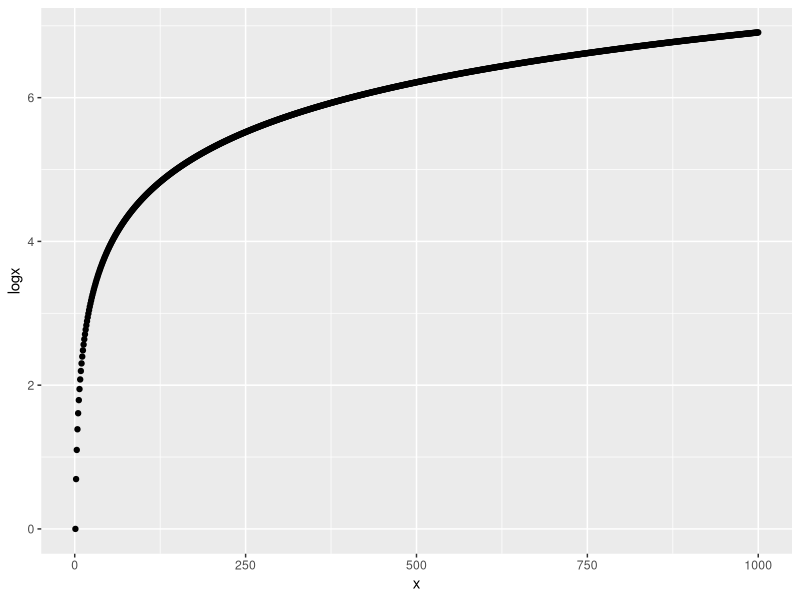
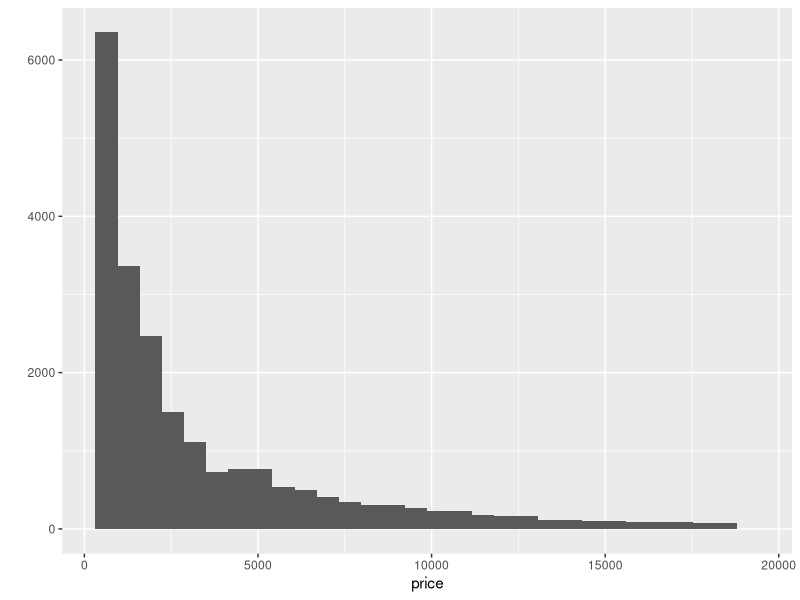
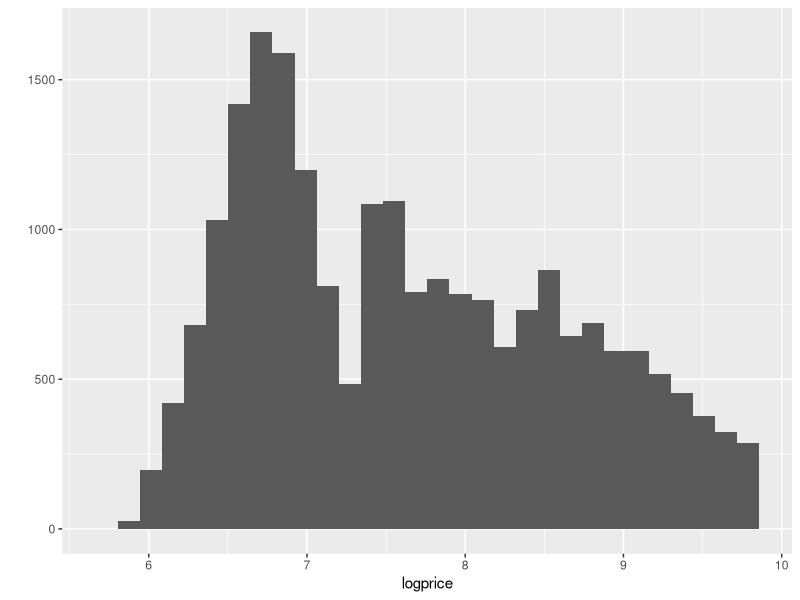
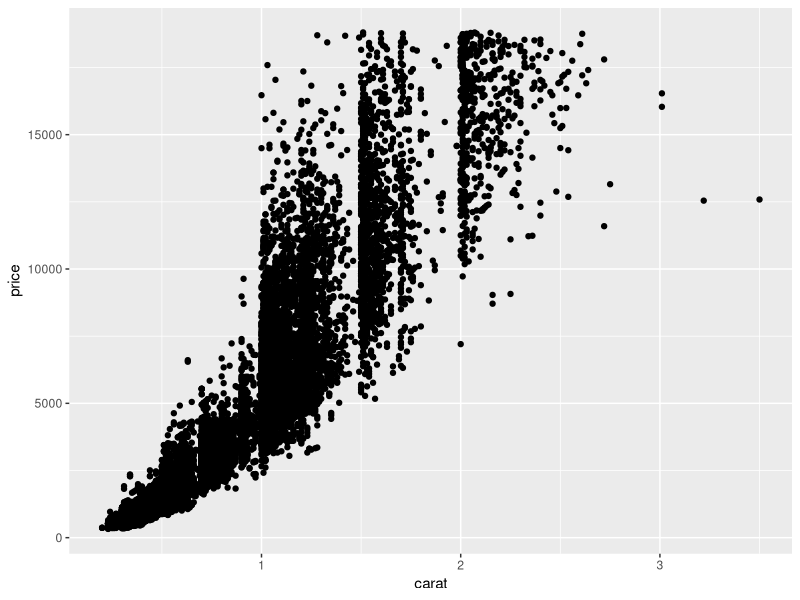
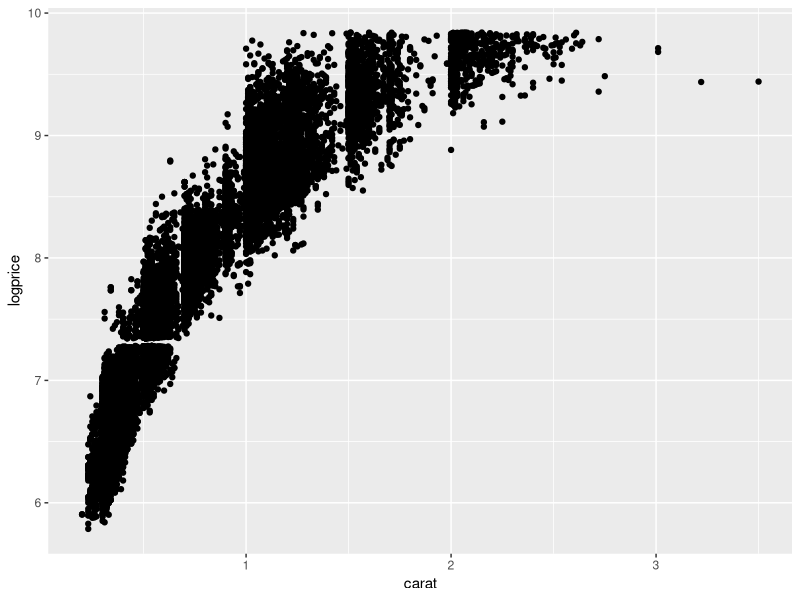
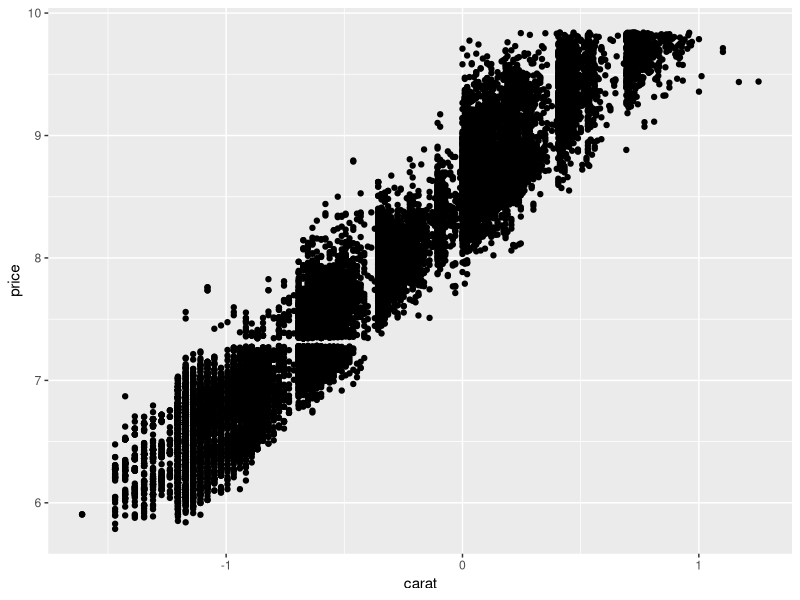
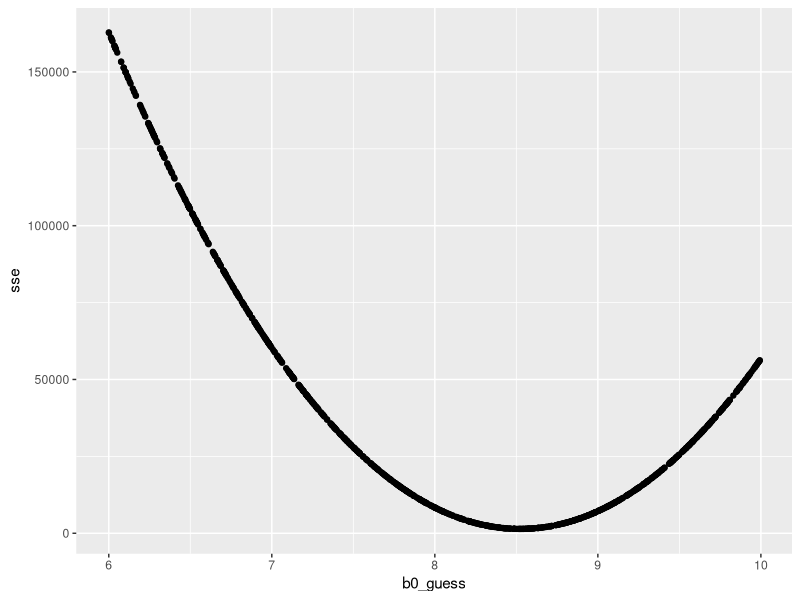
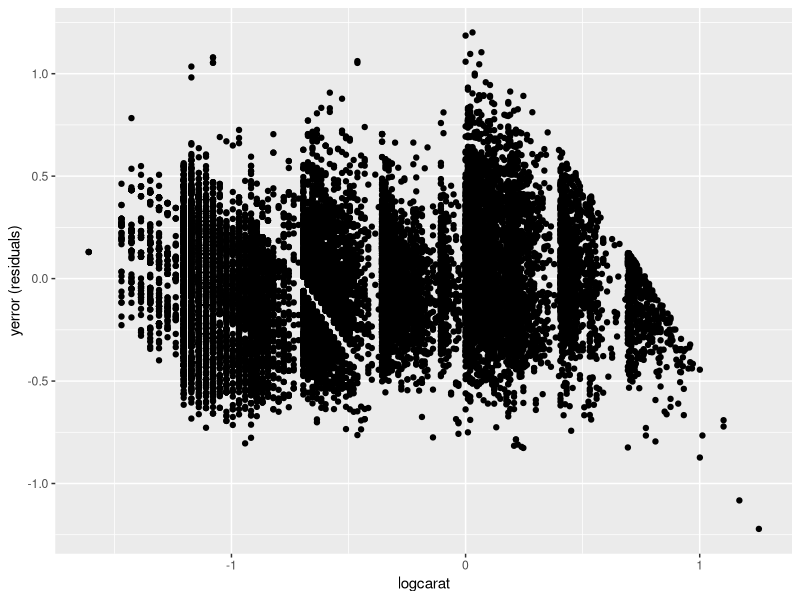

R code for these plots, in order:
## ---- chunk 1
library(tidyverse)
data("diamonds")
view(diamonds)
table(diamonds$cut)
ideal <- filter(diamonds, cut == "Ideal")
view(ideal)
mean(ideal$carat)
## ---- chunk 2
x <- 1:1000
logx <- log(x)
qplot(x, logx)
## ---- chunk 3
log(1) # log(1) == 0

log(2*3)
log(2) + log(3) # log(z*w) == log(z) + log(w)

log(2^3)
3 * log(2) # log(z^w) == w * log(z)

exp(log(5.4)) # exp(log(x)) == x, where exp() takes e (~= 2.72) and raises it to the value of the function's argument
## ---- chunk 4
ideal$logprice<-log(ideal$price)
ideal$logcarat<-log(ideal$carat)
view(ideal)
## ---- chunk 5
qplot(x = price, data = ideal)
qplot(x = logprice, data = ideal)
## ---- chunk 6
qplot(x = carat, y = price, data = ideal,xlab = "carat", ylab = "price")
qplot(x = carat, y = logprice, data = ideal,xlab = "carat", ylab = "logprice")
qplot(x = logcarat, y = logprice, data = ideal,xlab = "carat", ylab = "price")
## ---- chunk 7
m1 <- lm(formula = logprice ~ logcarat, data = ideal)
#str(m1)
summary(m1)
coef(m1)
model_coefs <- coef(m1)

## ---- chunk 8
model_coefs
## ---- chunk 9
exp(model_coefs[1])
## ---- chunk 10
carat_samples <- data.frame(logcarat=log(c(0.5,1.0,1.5)))
carat_samples
price_samples <- predict(m1,newdata = carat_samples)

print("Prediction of logprice for carat sizes of 0.5, 1 and 1.5 carats")
c(0.5,1.0,1.5)
print(price_samples)
print("Prediction of price for carat sizes of 0.5, 1 and 1.5 carats:")
c(0.5,1.0,1.5)
exp(price_samples)

## ---- chunk 11
model_score_int <- function(b0, x, y){
  b1 <- (mean(y) - b0) / mean(x)
  yhat <- b0 + b1 * x
  e <- y - yhat
  sum(e^2)
}
## ---- chunk 12
sse_sample <- model_score_int(b0 = 0.8, x = ideal$logcarat, y = ideal$logprice)
sse_sample

## ---- chunk 13
n_guess <- 1000
# 10000 random draws between 0 and 1000.
b0_guess <- runif(n = n_guess, min = 6, max = 10)
head(b0_guess)
## ---- chunk 14
sse <- map_dbl(b0_guess, model_score_int, x = ideal$logcarat, y = ideal$logprice)
length(sse)
head(sse)
min(sse)
## ---- chunk 15
qplot(b0_guess, sse)
## ---- chunk 16
anova(m1)
## ---- chunk 17
ssr_m1 <- 19809.7/21220.4
ssr_m1
summary(m1)
## ---- chunk 18
ydata <- ideal$logprice

# we are not sending data to predict. So it uses the previous data and y of the original fit to the data.
yfit <- predict(m1)
yerror <- residuals(m1)

qplot(x=ideal$logcarat, y=yerror,xlab = "logcarat", ylab = "yerror (residuals)")
## ---- chunk 19
diamonds %>%
  mutate(price_carat = price / carat) %>%
  group_by(cut) %>%
  summarize(m_price_carat = mean(price_carat))
